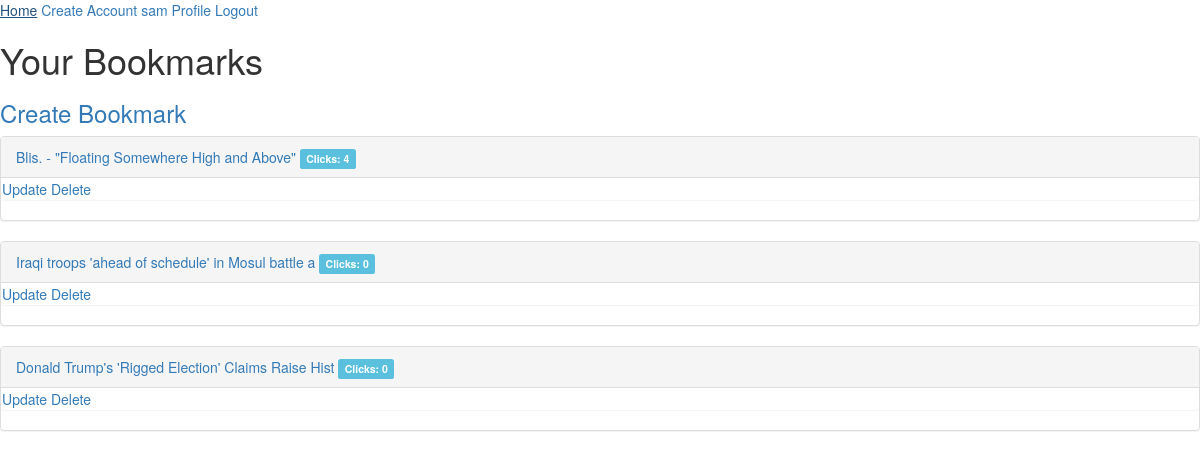
The page /profile/ (signed in) on the database as committed earlier.
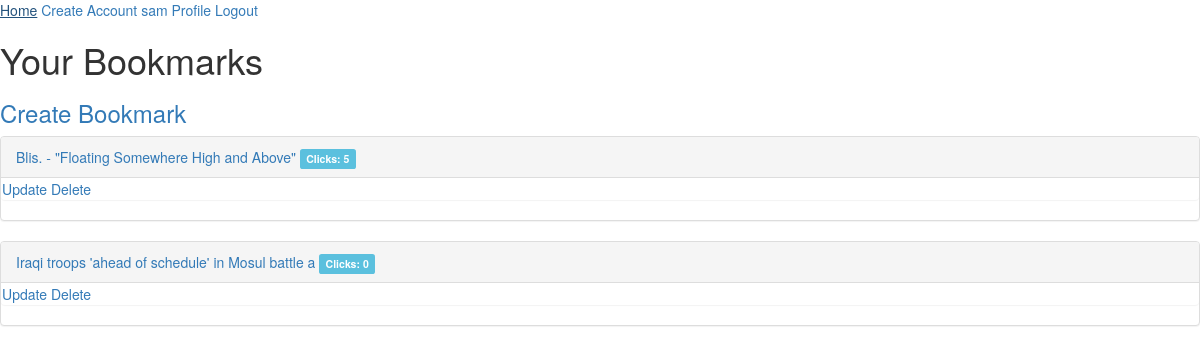
The same page on the database as committed later.
### app/models.py (models this page shows)
class Bookmark(models.Model):
    full_url = models.URLField()
    title = models.CharField(max_length=50)
    description = models.CharField(max_length=200)
    created = models.DateTimeField(auto_now_add=True)
    user = models.ForeignKey('auth.User')
    is_private = models.BooleanField(default=False)
    def __str__(self):
        return self.title
    def encode(self):
        hashids = Hashids().encode((self.id + 1000000))
        return hashids
    def click_count(self):
        return Click.objects.filter(user=self.user).filter(bookmark=self.id).count()
    class Meta:
        ordering = ("-created", )

### app/views.py (the view)
# urls.py: url(r'^profile/$', ProfileView.as_view(), name="profile_view"),
class ProfileView(ListView):
    template_name = "profile.html"
    model = Bookmark
    def get_queryset(self):
        return Bookmark.objects.filter(user=self.request.user)

### templates/profile.html
{% extends 'base.html' %}
{% block content %}
<h1>Your Bookmarks</h1>
<h3><a href="{% url 'bookmark_create_view' %}">Create Bookmark</a>
</h3>
{% for bookmark in object_list%}
<div class="panel panel-default">
  <div class="panel-heading">  <a href="{% url 'redirect_view' bookmark.encode %}">{{bookmark}}</a>
  <span class="label label-info">  Clicks: {{ bookmark.click_count }}</span></div>
  <div class="panel body">
  <a href="update/{{bookmark.id}}">Update</a>
  <a href="delete/{{bookmark.id}}">Delete</a>
  </div>
</div>
{% endfor %}
{% endblock %}

Rows that differ between the two databases and show on the page:
removed Bookmark: title "Donald Trump's 'Rigged Election' Claims Raise Hist", click_count "0"
computed for Bookmark "Blis. - \"Floating Somewhere High and Above\"": click_count "4" → "5"
